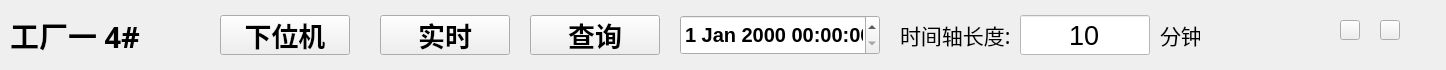
   <widget class="QWidget" name="widget_historical_title" native="true">
    <property name="geometry">
     <rect>
      <x>2</x>
      <y>0</y>
      <width>1446</width>
      <height>70</height>
     </rect>
    </property>
    <property name="sizePolicy">
     <sizepolicy hsizetype="Preferred" vsizetype="Preferred">
      <horstretch>0</horstretch>
      <verstretch>0</verstretch>
     </sizepolicy>
    </property>
    <property name="styleSheet">
     <string notr="true">#widget_historical_title{
border-top-left-radius: 10px;   /* 设置左上角的圆角半径 */
border-top-right-radius: 10px;  /* 设置右上角的圆角半径 */
border-bottom-left-radius: 0px; /* 保持左下角的圆角半径为 0 */
border-bottom-right-radius: 0px;/* 保持右下角的圆角半径为 0 */
background-color: rgb(170, 170, 255);
}</string>
    </property>
    <widget class="QLabel" name="label_factory_num">
     <property name="geometry">
      <rect>
       <x>10</x>
       <y>15</y>
       <width>140</width>
       <height>40</height>
      </rect>
     </property>
     <property name="font">
      <font>
       <family>华文中宋</family>
       <pointsize>22</pointsize>
       <weight>75</weight>
       <bold>true</bold>
      </font>
     </property>
     <property name="text">
      <string>工厂一 4#</string>
     </property>
    </widget>
    <widget class="QPushButton" name="pushButton_lower_pc">
     <property name="geometry">
      <rect>
       <x>220</x>
       <y>15</y>
       <width>130</width>
       <height>40</height>
      </rect>
     </property>
     <property name="font">
      <font>
       <family>华文仿宋</family>
       <pointsize>20</pointsize>
       <weight>75</weight>
       <bold>true</bold>
      </font>
     </property>
     <property name="text">
      <string>下位机</string>
     </property>
    </widget>
    <widget class="QPushButton" name="pushButton_realtime">
     <property name="geometry">
      <rect>
       <x>380</x>
       <y>15</y>
       <width>130</width>
       <height>40</height>
      </rect>
     </property>
     <property name="font">
      <font>
       <family>华文仿宋</family>
       <pointsize>20</pointsize>
       <weight>75</weight>
       <bold>true</bold>
      </font>
     </property>
     <property name="text">
      <string>实时</string>
     </property>
    </widget>
    <widget class="QPushButton" name="pushButton_minisize">
     <property name="geometry">
      <rect>
       <x>1340</x>
       <y>20</y>
       <width>20</width>
       <height>20</height>
      </rect>
     </property>
     <property name="styleSheet">
      <string notr="true">border-image: url(:/logo/minisize.png);</string>
     </property>
     <property name="text">
      <string/>
     </property>
    </widget>
    <widget class="QPushButton" name="pushButton_close">
     <property name="geometry">
      <rect>
       <x>1380</x>
       <y>20</y>
       <width>20</width>
       <height>20</height>
      </rect>
     </property>
     <property name="styleSheet">
      <string notr="true">border-image: url(:/logo/close.png);</string>
     </property>
     <property name="text">
      <string/>
     </property>
    </widget>
    <widget class="QDateTimeEdit" name="dateTimeEdit">
     <property name="geometry">
      <rect>
       <x>680</x>
       <y>15</y>
       <width>200</width>
       <height>40</height>
      </rect>
     </property>
     <property name="sizePolicy">
      <sizepolicy hsizetype="Preferred" vsizetype="Preferred">
       <horstretch>0</horstretch>
       <verstretch>0</verstretch>
      </sizepolicy>
     </property>
     <property name="font">
      <font>
       <pointsize>-1</pointsize>
       <weight>75</weight>
       <bold>true</bold>
      </font>
     </property>
     <property name="layoutDirection">
      <enum>Qt::LeftToRight</enum>
     </property>
     <property name="styleSheet">
      <string notr="true">font-size: 20px;  /* 根据需求调整像素值 */
font-weight: bold;
</string>
     </property>
     <property name="alignment">
      <set>Qt::AlignCenter</set>
     </property>
    </widget>
    <widget class="QPushButton" name="pushButton_historical_query">
     <property name="geometry">
      <rect>
       <x>530</x>
       <y>15</y>
       <width>130</width>
       <height>40</height>
      </rect>
     </property>
     <property name="font">
      <font>
       <family>华文仿宋</family>
       <pointsize>20</pointsize>
       <weight>75</weight>
       <bold>true</bold>
      </font>
     </property>
     <property name="text">
      <string>查询</string>
     </property>
    </widget>
    <widget class="QLabel" name="label_factory_num_3">
     <property name="geometry">
      <rect>
       <x>1160</x>
       <y>15</y>
       <width>40</width>
       <height>40</height>
      </rect>
     </property>
     <property name="font">
      <font>
       <family>华文中宋</family>
       <pointsize>16</pointsize>
       <weight>50</weight>
       <bold>false</bold>
      </font>
     </property>
     <property name="text">
      <string>分钟</string>
     </property>
    </widget>
    <widget class="QLabel" name="label_factory_num_2">
     <property name="geometry">
      <rect>
       <x>900</x>
       <y>15</y>
       <width>110</width>
       <height>40</height>
      </rect>
     </property>
     <property name="font">
      <font>
       <family>华文中宋</family>
       <pointsize>16</pointsize>
       <weight>50</weight>
       <bold>false</bold>
      </font>
     </property>
     <property name="text">
      <string>时间轴长度:</string>
     </property>
    </widget>
    <widget class="QLineEdit" name="lineEdit_SetTime">
     <property name="geometry">
      <rect>
       <x>1020</x>
       <y>15</y>
       <width>130</width>
       <height>40</height>
      </rect>
     </property>
     <property name="font">
      <font>
       <pointsize>20</pointsize>
      </font>
     </property>
     <property name="styleSheet">
      <string notr="true">padding: 0;
background-color: rgb(255, 255, 255);
color: rgb(0, 0, 0);</string>
     </property>
     <property name="text">
      <string>10</string>
     </property>
     <property name="alignment">
      <set>Qt::AlignCenter</set>
     </property>
    </widget>
   </widget>
